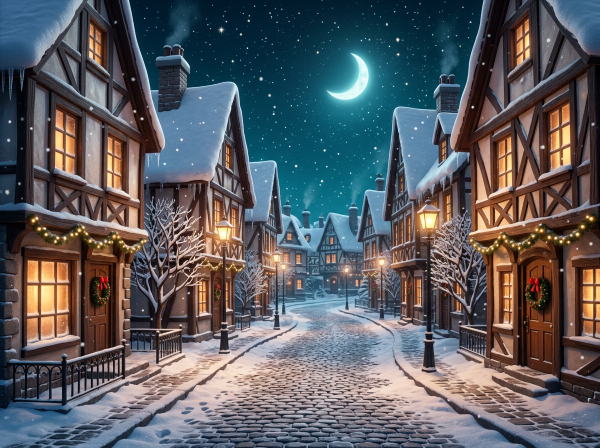
#> input picture art/backgrounds/raw/bg_city.png, 1200 x 896 px, found by its file name (shown at 1/2 size); its folder holds only this picture in this run
$ python pipeline.py ../../art/backgrounds/raw/bg_city.png
#> lines starting #> are read from the running program, lines starting #| are printed output that depends on the picture
#> in process_sprites, src is the input picture: PIL image 1200x896 RGB; mean R, G, B 90.5, 92.2, 96.8
"""Пайплайн графики: хромакей -> истинная RGBA-прозрачность -> обрезка -> ресайз.

Ключевое для критерия «качественная обработка спрайтов (не имеют задний фон)»:
альфа считается по «зелёности» пикселя, а не по порогу яркости, поэтому белая
коза и снеговик не страдают. Дополнительно делаем деспилл краёв (убираем
зелёный ореол) и мягкое сглаживание альфы.
"""
import os
import numpy as np
from PIL import Image, ImageFilter

ROOT = os.path.join(os.path.dirname(__file__), '..', '..')
RAW_SPR = os.path.join(ROOT, 'art', 'sprites', 'raw')
OUT_SPR = os.path.join(ROOT, 'art', 'sprites')
RAW_BG = os.path.join(ROOT, 'art', 'backgrounds', 'raw')
OUT_BG = os.path.join(ROOT, 'art', 'backgrounds')


def chroma_key(img, lo=0.10, hi=0.34, despill=1.0):
    """Убрать чистый зелёный фон (#00FF00-подобный)."""
#> called with lo = 0.1, hi = 0.34, despill = 1
    rgb = np.asarray(img.convert('RGB')).astype(np.float32) / 255.0
    r, g, b = rgb[..., 0], rgb[..., 1], rgb[..., 2]
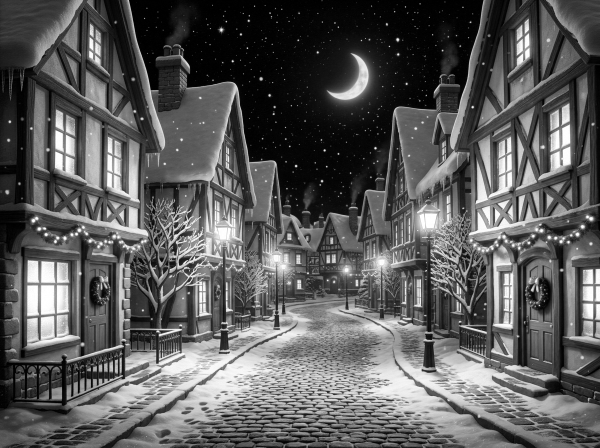
#> r: shape (896, 1200) float32 (shown at 1/2 size); min 0, max 1, mean 0.355
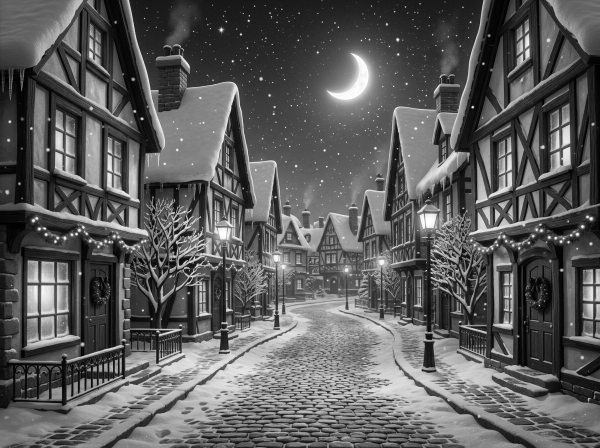
#> g: shape (896, 1200) float32 (shown at 1/2 size); min 0, max 1, mean 0.361
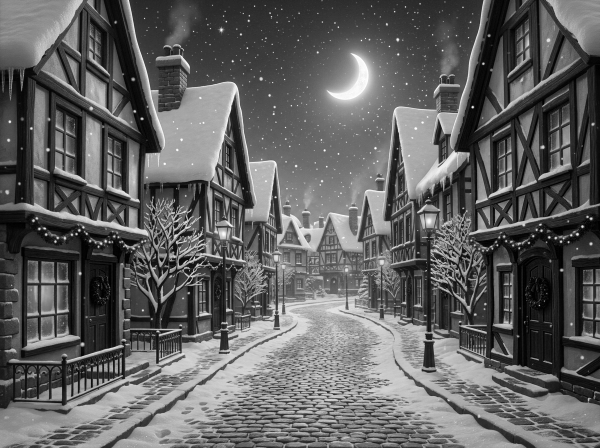
#> b: shape (896, 1200) float32 (shown at 1/2 size); min 0, max 1, mean 0.38
    greenness = g - np.maximum(r, b)                      # насколько пиксель «зелёный»
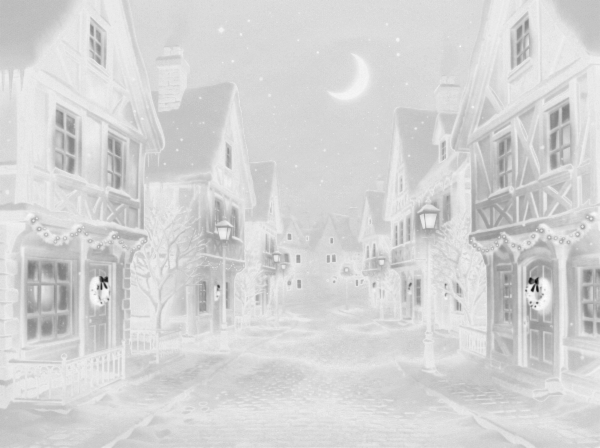
#> greenness: shape (896, 1200) float32 (shown at 1/2 size); min -0.773, max 0.0471, mean -0.0888; drawn with min black and max white
    alpha = 1.0 - np.clip((greenness - lo) / (hi - lo), 0.0, 1.0)
#> alpha: shape (896, 1200) float32; every value is 1
    # мягкая гамма на краях
    alpha = np.clip(alpha, 0, 1) ** 0.85
    # деспилл: приглушаем зелёный там, где он доминирует
    g2 = np.where(greenness > 0, g - despill * np.maximum(greenness - 0.02, 0), g)
    out = np.stack([r, g2, b, alpha], axis=-1)
    return Image.fromarray((np.clip(out, 0, 1) * 255).astype(np.uint8), 'RGBA')
#> in process_sprites, `alpha = keyed.getchannel('A').filter(ImageFilter.GaussianBlur(0.6))`: alpha: PIL image 1200x896 L; every value is 255


def trim_and_pad(img, pad=6, alpha_thr=12):
#> called with pad = 6, alpha_thr = 12
    a = np.asarray(img)[..., 3]
    ys, xs = np.where(a > alpha_thr)
    if len(xs) == 0:
        return img
    x0, x1 = max(xs.min() - pad, 0), min(xs.max() + pad, img.width - 1)
#> x0 = 0; x1 = 1199
    y0, y1 = max(ys.min() - pad, 0), min(ys.max() + pad, img.height - 1)
#> y0 = 0; y1 = 895
    return img.crop((x0, y0, x1 + 1, y1 + 1))


def process_sprites(max_side=420, only=None):
    """Хромакей спрайтов.

    only — список имён файлов (например, чтобы не перетирать уже
    выровненные костюмы героини при обработке новых спрайтов).
    """
    os.makedirs(OUT_SPR, exist_ok=True)
    done = []
    for fn in sorted(os.listdir(RAW_SPR)):
        if not fn.lower().endswith('.png'):
            continue
        if only and fn not in only:
            continue
        src = Image.open(os.path.join(RAW_SPR, fn))
        keyed = chroma_key(src)
        # сглаживание альфы без «съедания» деталей
        alpha = keyed.getchannel('A').filter(ImageFilter.GaussianBlur(0.6))
        keyed.putalpha(alpha)
        cut = trim_and_pad(keyed)
        k = min(1.0, max_side / max(cut.size))
#> k = 0.35
        if k < 1.0:
            cut = cut.resize((max(1, int(cut.width * k)), max(1, int(cut.height * k))), Image.LANCZOS)
        out = os.path.join(OUT_SPR, fn)
        cut.save(out)
        done.append((fn, src.size, cut.size))
    return done


def process_backgrounds(w=960, h=720, quality=88):
#> called with w = 960, h = 720, quality = 88
    os.makedirs(OUT_BG, exist_ok=True)
    done = []
    for fn in sorted(os.listdir(RAW_BG)):
        if not fn.lower().endswith(('.png', '.jpg')):
            continue
        im = Image.open(os.path.join(RAW_BG, fn)).convert('RGB')
        # центральный кроп под 4:3
        target = w / h
        sw, sh = im.size
#> sw = 1200; sh = 896
        if sw / sh > target:
            nw = int(sh * target)
#> nw = 1194
            im = im.crop(((sw - nw) // 2, 0, (sw + nw) // 2, sh))
        else:
            nh = int(sw / target)
            im = im.crop((0, (sh - nh) // 2, sw, (sh + nh) // 2))
        im = im.resize((w, h), Image.LANCZOS)
#> im: PIL image 960x720 RGB
        # запекаем мягкую виньетку прямо в фон: киношная глубина без лишних спрайтов
        yy, xx = np.mgrid[0:h, 0:w]
        r = np.sqrt(((xx - w / 2) / (w * 0.62)) ** 2 + ((yy - h / 2) / (h * 0.62)) ** 2)
        v = np.clip((r - 0.5) / 0.8, 0, 1) ** 1.6
        arr = np.asarray(im).astype(np.float32) / 255.0
        arr *= (1.0 - 0.45 * v)[..., None]
        # лёгкое затемнение низа — герой читается лучше
        arr *= (1.0 - 0.18 * np.clip((yy / h - 0.65) / 0.35, 0, 1))[..., None]
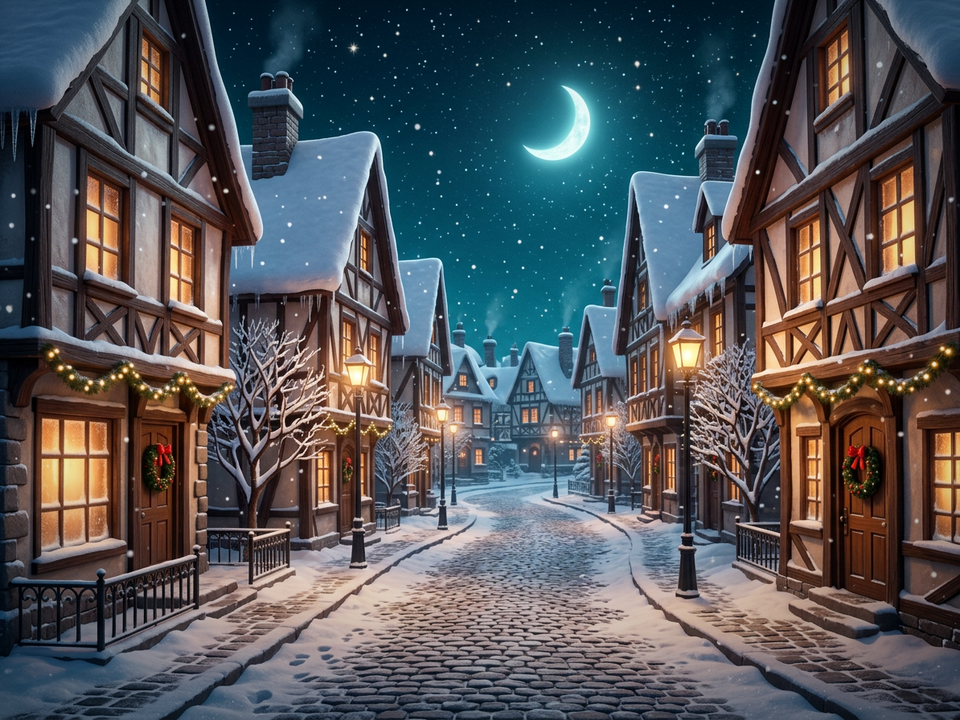
#> arr: shape (720, 960, 3) float32; mean R, G, B 0.326, 0.332, 0.348
        im = Image.fromarray((np.clip(arr, 0, 1) * 255).astype(np.uint8))
        out = os.path.join(OUT_BG, os.path.splitext(fn)[0] + '.jpg')
        im.save(out, quality=quality, optimize=True)
        done.append((os.path.basename(out), im.size, os.path.getsize(out) // 1024))
    return done


def make_overlays():
    """Виньетка и мягкий чёрный слой для переходов."""
    w, h = 960, 720
#> w = 960; h = 720
    yy, xx = np.mgrid[0:h, 0:w]
    cx, cy = w / 2, h / 2
#> cx = 480; cy = 360
    r = np.sqrt(((xx - cx) / (w * 0.62)) ** 2 + ((yy - cy) / (h * 0.62)) ** 2)
    v = np.clip((r - 0.55) / 0.75, 0, 1) ** 1.5
    rgba = np.stack([np.full_like(v, 6), np.full_like(v, 10), np.full_like(v, 22), v * 210], -1)
    Image.fromarray(rgba.astype(np.uint8), 'RGBA').save(os.path.join(OUT_BG, 'overlay_vignette.png'))
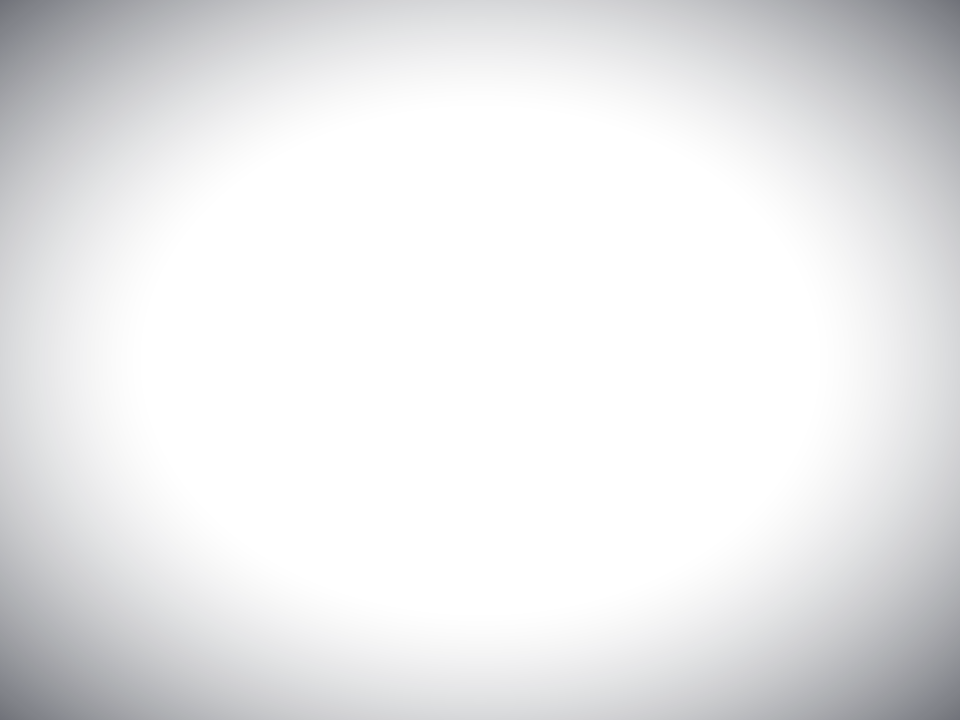
#> saved as overlay_vignette.png: PIL image 960x720 RGBA; mean R, G, B, A 6, 10, 22, 22.4; transparent parts drawn white
    Image.new('RGBA', (w, h), (6, 10, 24, 255)).save(os.path.join(OUT_BG, 'overlay_fade.png'))
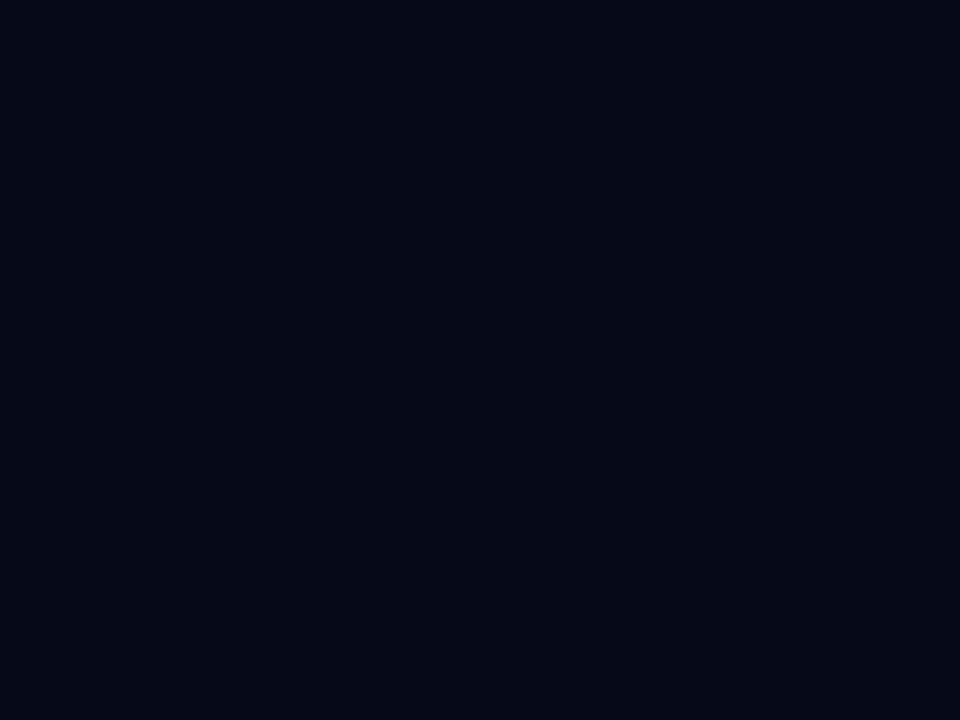
#> saved as overlay_fade.png: PIL image 960x720 RGBA; mean R, G, B, A 6, 10, 24, 255
    print('overlays ok')


if __name__ == '__main__':
    import sys
    # python3 tools/art/pipeline.py sprites santa.png snowman.png ...  — обработать только эти
    argv = sys.argv[1:]
    only = None
    if argv and argv[0] == 'sprites':
        only = set(argv[1:]) or None
        argv = []
    for name, s0, s1 in process_sprites(only=only):
        print(f'sprite {name:20s} {s0} -> {s1}')
    if only:
        raise SystemExit(0)
    for name, size, kb in process_backgrounds():
        print(f'bg     {name:20s} {size} {kb}KB')
    make_overlays()

$ run again, on art/backgrounds/raw/bg_victory.png
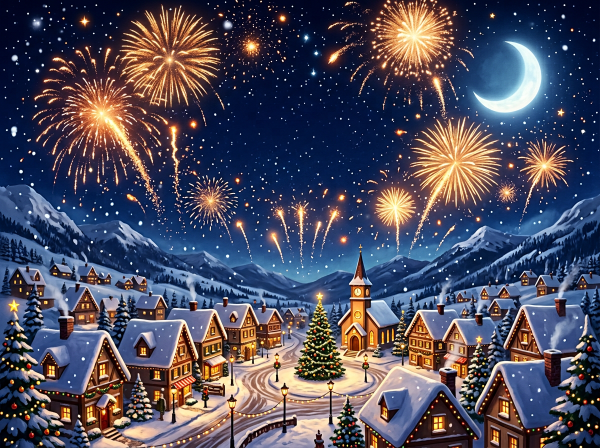
#> input picture art/backgrounds/raw/bg_victory.png, 1200 x 896 px, found by its file name (shown at 1/2 size)
#> in process_sprites, src is the input picture: PIL image 1200x896 RGB; mean R, G, B 77.9, 75.8, 92.9
#> in chroma_key, `greenness = g - np.maximum(r, b)`:
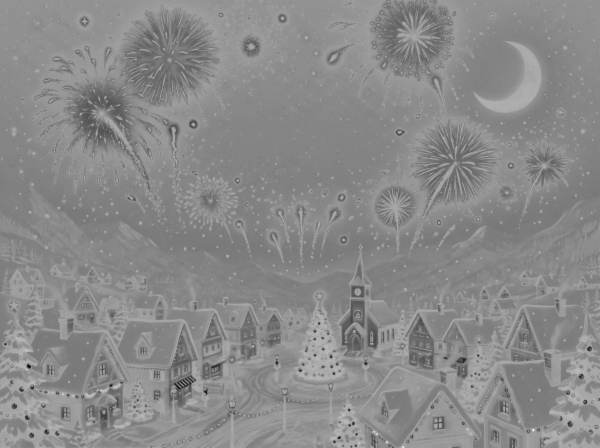
#> greenness: shape (896, 1200) float32 (shown at 1/2 size); min -0.808, max 0.412, mean -0.148; drawn with min black and max white
#> x0 = 0; x1 = 1199
#> y0 = 0; y1 = 895
#> in process_backgrounds, `arr *= (1.0 - 0.18 * np.clip((yy / h - 0.65) / 0.35, 0, 1))[..., None]`:
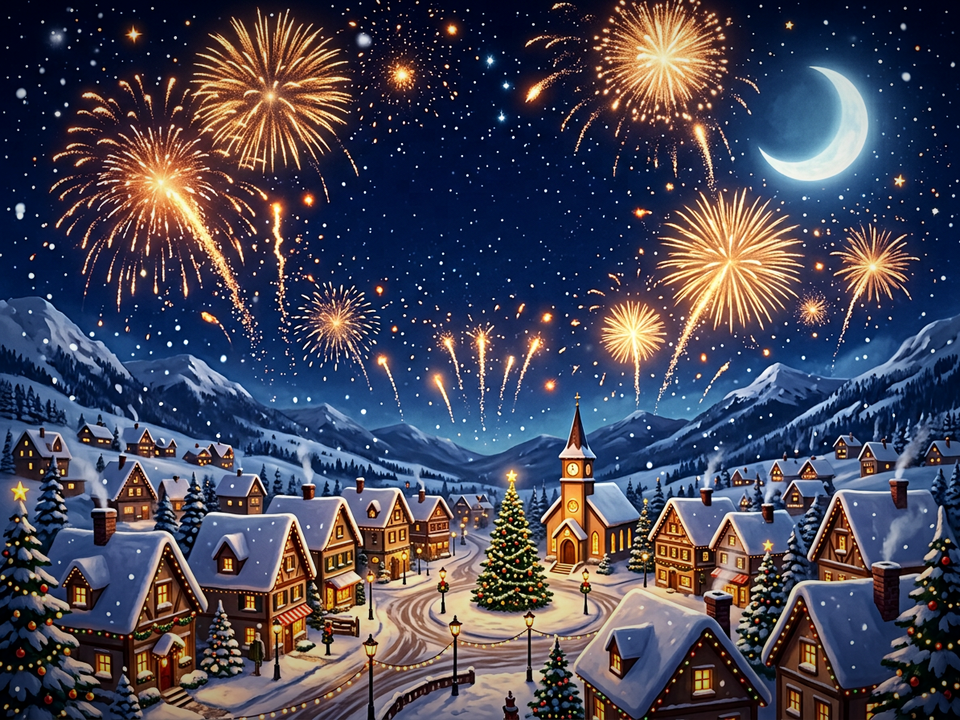
#> arr: shape (720, 960, 3) float32; mean R, G, B 0.28, 0.274, 0.337

$ run again, on art/backgrounds/raw/bg_workshop.png
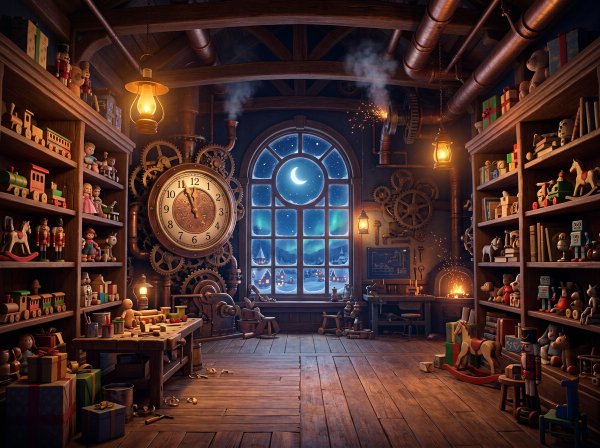
#> input picture art/backgrounds/raw/bg_workshop.png, 1200 x 896 px, found by its file name (shown at 1/2 size)
#> in process_sprites, src is the input picture: PIL image 1200x896 RGB; mean R, G, B 70.8, 46.3, 43.5
#> in chroma_key, `greenness = g - np.maximum(r, b)`:
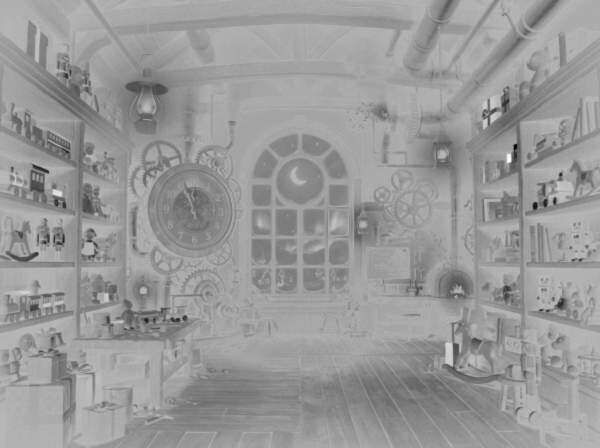
#> greenness: shape (896, 1200) float32 (shown at 1/2 size); min -0.745, max 0.294, mean -0.12; drawn with min black and max white
#> x0 = 0; x1 = 1199
#> y0 = 0; y1 = 895
#> in process_backgrounds, `arr *= (1.0 - 0.18 * np.clip((yy / h - 0.65) / 0.35, 0, 1))[..., None]`:
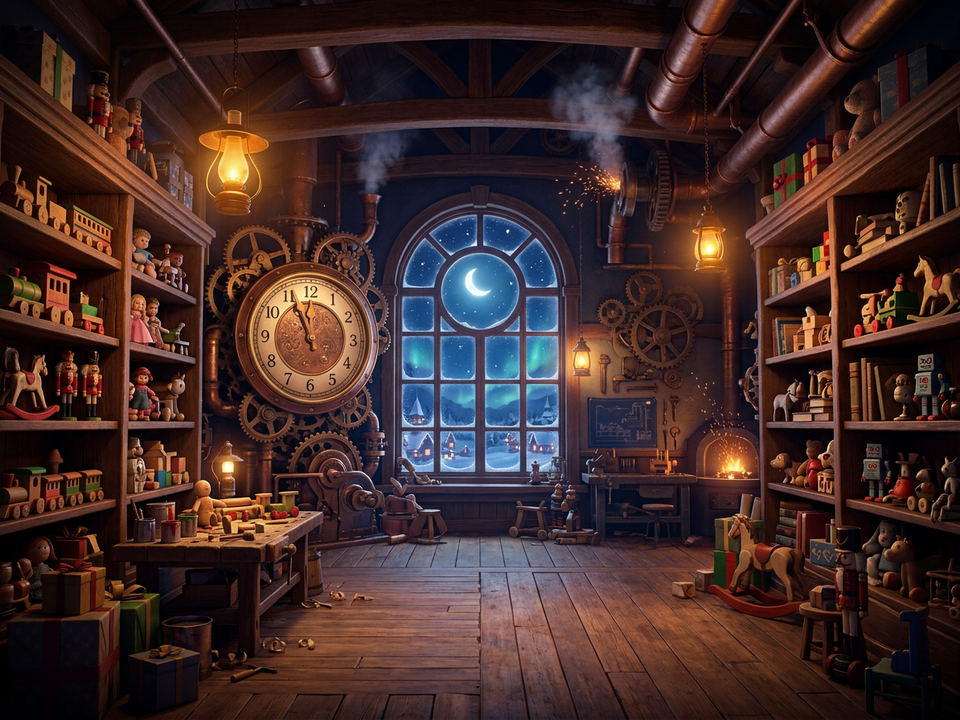
#> arr: shape (720, 960, 3) float32; mean R, G, B 0.259, 0.171, 0.161

$ run again, on art/backgrounds/raw/bg_defeat.png
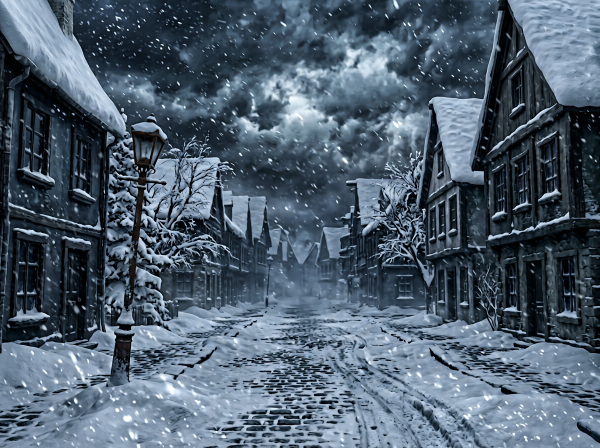
#> input picture art/backgrounds/raw/bg_defeat.png, 1200 x 896 px, found by its file name (shown at 1/2 size)
#> in process_sprites, src is the input picture: PIL image 1200x896 RGB; mean R, G, B 78.9, 95.1, 111.3
#> x0 = 0; x1 = 1199
#> y0 = 0; y1 = 895
#> in process_backgrounds, `arr *= (1.0 - 0.18 * np.clip((yy / h - 0.65) / 0.35, 0, 1))[..., None]`:
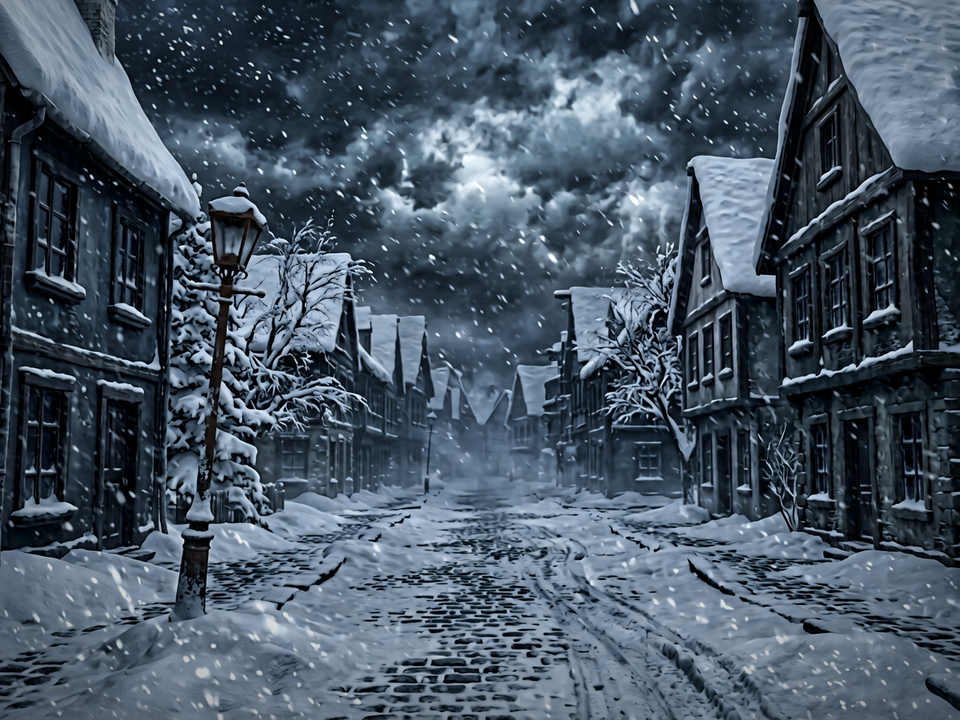
#> arr: shape (720, 960, 3) float32; mean R, G, B 0.279, 0.337, 0.395
